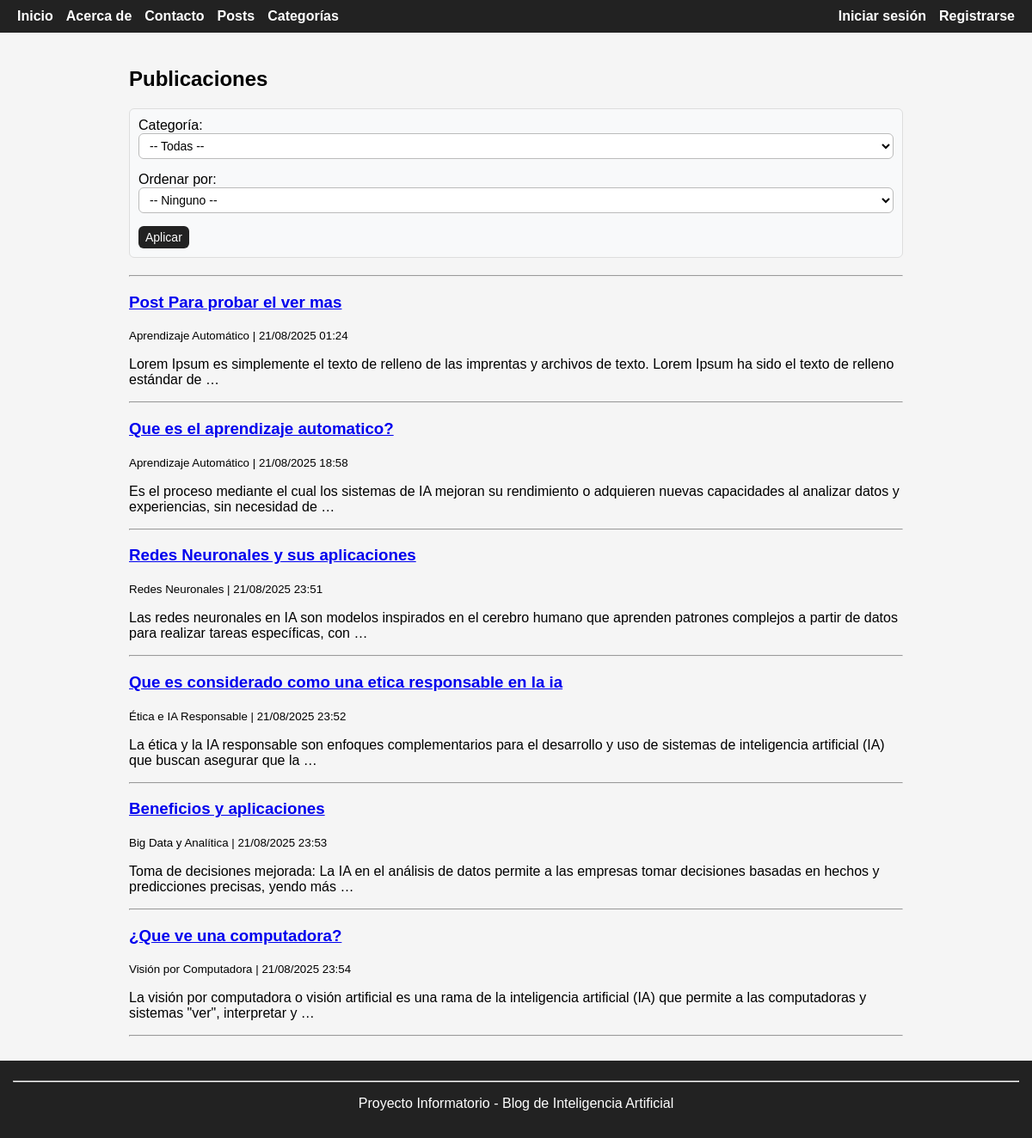
/posts/, run on the app's committed database.
### posts/models.py (models this page shows, shortened)
class Post(models.Model):
    titulo = models.CharField(max_length=200)
    contenido = models.TextField()
    fecha_creacion = models.DateTimeField(auto_now_add=True)
    autor = models.ForeignKey(User, on_delete=models.CASCADE)
    categoria = models.ForeignKey(Categoria, on_delete=models.PROTECT, related_name="posts")

### categorias/models.py (models this page shows, shortened)
class Categoria(models.Model):
    nombre = models.CharField(max_length=100, unique=True)
    slug = models.SlugField(unique=True, blank=True, null=True)
    def __str__(self):
        return self.nombre

### posts/views.py (the view)
# urls.py: path('', views.lista_posts, name='lista_posts'),
def lista_posts(request):
    posts = Post.objects.all()
    categorias = Categoria.objects.all()
    categoria_id = request.GET.get('categoria')
    if categoria_id:
        posts = posts.filter(categoria_id=categoria_id)
    orden = request.GET.get('orden')
    if orden == 'antiguedad_asc':
        posts = posts.order_by('fecha_creacion')   # más antiguos primero
    elif orden == 'antiguedad_desc':
        posts = posts.order_by('-fecha_creacion')  # más nuevos primero
    elif orden == 'alfabetico_asc':
        posts = posts.order_by('titulo')
    elif orden == 'alfabetico_desc':
        posts = posts.order_by('-titulo')
    return render(request, 'posts/lista_posts.html', {
        'posts': posts,
        'categorias': categorias,
    })

### paginas/context_processors.py (called while the page is built)
def categorias_context(request):
    return {
        'categorias_globales': Categoria.objects.all()
    }

### posts/templates/posts/lista_posts.html (shortened to what this page needs)
{% extends "base.html" %}
{% block content %}
<h2>Publicaciones</h2>
<form method="get" class="filtros">
    <label for="categoria">Categoría:</label>
    <select name="categoria" id="categoria">
        <option value="">-- Todas --</option>
    </select>
    <label for="orden">Ordenar por:</label>
    <select name="orden" id="orden">
        <option value="">-- Ninguno --</option>
    </select>
    <button type="submit">Aplicar</button>
</form>
<hr>
{% for post in posts %}
    <article>
        <h3><a href="{% url 'detalles_post' post.id %}">{{ post.titulo }}</a></h3>
        <p><small>{{ post.categoria }} | {{ post.fecha_creacion|date:"d/m/Y H:i" }}</small></p>
        <p>{{ post.contenido|truncatewords:25 }}</p>
    </article>
    <hr>
{% empty %}
    <p>No hay publicaciones.</p>
{% endfor %}
{% endblock %}

### static/css/style.css (style rules this page uses)
body { font-family: Arial, sans-serif; background-color: #f5f5f5; margin: 0; padding: 0; min-height: 100vh; display: flex; flex-direction: column; }
form input[type="text"], form input[type="email"], form input[type="password"], form textarea, form select { width: 100%; padding: 10px; border: 1px solid #bbb; border-radius: 6px; margin-bottom: 15px; font-size: 14px; background-color: #fff; transition: border 0.3s; }
button, input[type="submit"] { background-color: #222; color: white; border: none; padding: 10px 20px; border-radius: 6px; cursor: pointer; font-size: 14px; }
.filtros { margin-bottom: 20px; padding: 10px; background: #f8f9fa; border: 1px solid #ddd; border-radius: 6px; }
.filtros select, .filtros button { margin-right: 10px; padding: 5px 8px; }

### data on the page
Post: titulo "Post Para probar el ver mas", categoria "Aprendizaje Automático", fecha_creacion "21/08/2025 01:24", contenido "Lorem Ipsum es simplemente el texto de relleno de las imprentas y archivos de texto. Lorem Ipsum ha sido el texto de relleno estándar de …"
Post: titulo "Que es el aprendizaje automatico?", categoria "Aprendizaje Automático", fecha_creacion "21/08/2025 18:58", contenido "Es el proceso mediante el cual los sistemas de IA mejoran su rendimiento o adquieren nuevas capacidades al analizar datos y experiencias, sin necesidad de …"
Post: titulo "Redes Neuronales y sus aplicaciones", categoria "Redes Neuronales", fecha_creacion "21/08/2025 23:51", contenido "Las redes neuronales en IA son modelos inspirados en el cerebro humano que aprenden patrones complejos a partir de datos para realizar tareas específicas, con …"
Post: titulo "Que es considerado como una etica responsable en la ia", categoria "Ética e IA Responsable", fecha_creacion "21/08/2025 23:52", contenido "La ética y la IA responsable son enfoques complementarios para el desarrollo y uso de sistemas de inteligencia artificial (IA) que buscan asegurar que la …"
Post: titulo "Beneficios y aplicaciones", categoria "Big Data y Analítica", fecha_creacion "21/08/2025 23:53", contenido "Toma de decisiones mejorada: La IA en el análisis de datos permite a las empresas tomar decisiones basadas en hechos y predicciones precisas, yendo más …"
Post: titulo "¿Que ve una computadora?", categoria "Visión por Computadora", fecha_creacion "21/08/2025 23:54", contenido "La visión por computadora o visión artificial es una rama de la inteligencia artificial (IA) que permite a las computadoras y sistemas \"ver\", interpretar y …"
